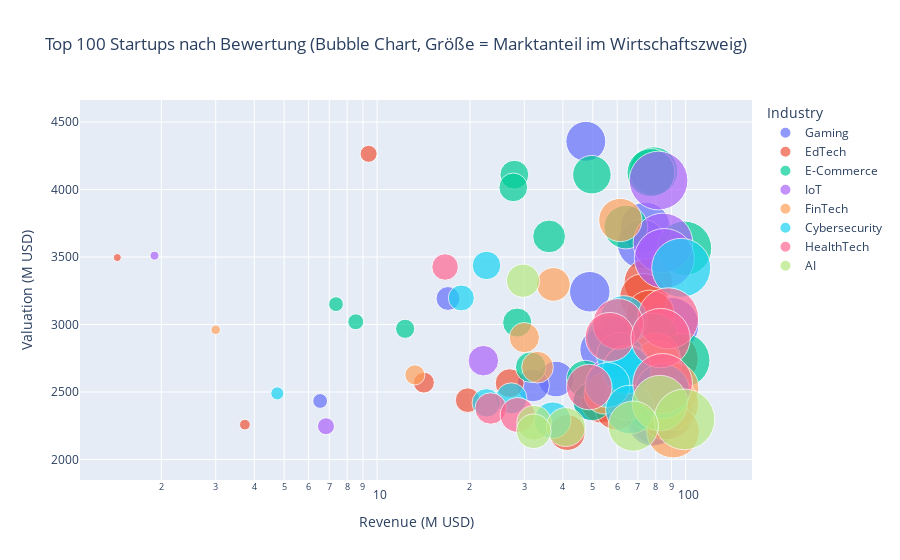

Notebook code cell kept with this figure:
### Code cell
eff_df["Industry Total Revenue"] = eff_df.groupby("Industry")["Revenue (M USD)"].transform("sum")
eff_df["Industry Market Share (%)"] = (eff_df["Revenue (M USD)"] / eff_df["Industry Total Revenue"]) * 100

# Top 30 nach Bewertung, nur mit Umsatz > 0
top100 = eff_df.nlargest(100, "Valuation (M USD)")
top100 = top100[top100["Revenue (M USD)"] > 0]

# Größen-Skalierung für Bubble-Chart
sizes = top30["Industry Market Share (%)"]
sizeref = 2.0 * sizes.max() / (60.0 ** 2)  # size_max=60

fig = px.scatter(
    top100,
    x="Revenue (M USD)",
    y="Valuation (M USD)",
    size="Industry Market Share (%)",  # Bubble-Größe = Marktanteil
    color="Industry",
    hover_name="Startup Name",
    hover_data={"Industry Market Share (%)": True, "Revenue (M USD)": True, "Valuation (M USD)": True},
    log_x=True,
    size_max=60,
    title="Top 100 Startups nach Bewertung (Bubble Chart, Größe = Marktanteil im Wirtschaftszweig)"
)
fig.update_traces(marker=dict(sizeref=sizeref, sizemin=4))
fig.show()

### Figure 1 — Plotly figure (JSON) as saved in the notebook; plotly's stock layout.template omitted (floating-point values rounded to 4 significant figures)
{"data": [{"customdata": [[1.488], [2.32], [2.262], [1.533], [0.532], [2.818], [1.997], [1.667], [2.274], [1.192], [1.004], [2.47], [1.576], [0.205], [2.513], [2.454]], "hovertemplate": "<b>%{hovertext}</b><br><br>Industry=Gaming<br>Revenue (M USD)=%{x}<br>Valuation (M USD)=%{y}<br>Industry Market Share (%)=%{customdata[0]}<extra></extra>", "hovertext": ["Startup_385", "Startup_251", "Startup_420", "Startup_342", "Startup_202", "Startup_283", "Startup_32", "Startup_499", "Startup_219", "Startup_289", "Startup_215", "Startup_118", "Startup_443", "Startup_325", "Startup_46", "Startup_68"], "legendgroup": "Gaming", "marker": {"color": "#636efa", "size": [1.488, 2.32, 2.262, 1.533, 0.532, 2.818, 1.997, 1.667, 2.274, 1.192, 1.004, 2.47, 1.576, 0.205, 2.513, 2.454], "sizemin": 4, "sizemode": "area", "sizeref": 0.001867, "symbol": "circle"}, "mode": "markers", "name": "Gaming", "orientation": "v", "showlegend": true, "type": "scatter", "x": [47.48, 73.99, 72.17, 48.89, 16.97, 89.89, 63.69, 53.16, 72.55, 38.01, 32.03, 78.79, 50.27, 6.54, 80.16, 78.28], "xaxis": "x", "y": [4357.0, 3721.0, 3597.0, 3243.0, 3193.0, 2997.0, 2885.0, 2815.0, 2661.0, 2596.0, 2549.0, 2484.0, 2433.0, 2433.0, 2303.0, 2288.0], "yaxis": "y"}, {"customdata": [[0.2722], [0.04175], [2.193], [2.117], [2.223], [2.613], [0.4111], [0.7795], [0.5699], [1.545], [1.729], [2.518], [0.1081], [1.198]], "hovertemplate": "<b>%{hovertext}</b><br><br>Industry=EdTech<br>Revenue (M USD)=%{x}<br>Valuation (M USD)=%{y}<br>Industry Market Share (%)=%{customdata[0]}<extra></extra>", "hovertext": ["Startup_226", "Startup_90", "Startup_2", "Startup_412", "Startup_47", "Startup_238", "Startup_146", "Startup_101", "Startup_193", "Startup_310", "Startup_496", "Startup_346", "Startup_93", "Startup_293"], "legendgroup": "EdTech", "marker": {"color": "#EF553B", "size": [0.2722, 0.04175, 2.193, 2.117, 2.223, 2.613, 0.4111, 0.7795, 0.5699, 1.545, 1.729, 2.518, 0.1081, 1.198], "sizemin": 4, "sizemode": "area", "sizeref": 0.001867, "symbol": "circle"}, "mode": "markers", "name": "EdTech", "orientation": "v", "showlegend": true, "type": "scatter", "x": [9.39, 1.44, 75.65, 73.01, 76.68, 90.14, 14.18, 26.89, 19.66, 53.31, 59.64, 86.87, 3.73, 41.33], "xaxis": "x", "y": [4265.0, 3496.0, 3311.0, 3201.0, 3074.0, 2744.0, 2569.0, 2565.0, 2439.0, 2420.0, 2379.0, 2338.0, 2258.0, 2199.0], "yaxis": "y"}, {"customdata": [[2.192], [2.151], [0.7758], [1.384], [0.7697], [1.783], [1.006], [2.761], [0.205], [0.2376], [0.7925], [0.3435], [2.193], [2.729], [1.829], [0.8766], [1.316], [1.387], [2.123]], "hovertemplate": "<b>%{hovertext}</b><br><br>Industry=E-Commerce<br>Revenue (M USD)=%{x}<br>Valuation (M USD)=%{y}<br>Industry Market Share (%)=%{customdata[0]}<extra></extra>", "hovertext": ["Startup_365", "Startup_109", "Startup_398", "Startup_52", "Startup_95", "Startup_361", "Startup_274", "Startup_452", "Startup_269", "Startup_457", "Startup_319", "Startup_218", "Startup_96", "Startup_61", "Startup_223", "Startup_240", "Startup_89", "Startup_159", "Startup_488"], "legendgroup": "E-Commerce", "marker": {"color": "#00cc96", "size": [2.192, 2.151, 0.7758, 1.384, 0.7697, 1.783, 1.006, 2.761, 0.205, 0.2376, 0.7925, 0.3435, 2.193, 2.729, 1.829, 0.8766, 1.316, 1.387, 2.123], "sizemin": 4, "sizemode": "area", "sizeref": 0.001867, "symbol": "circle"}, "mode": "markers", "name": "E-Commerce", "orientation": "v", "showlegend": true, "type": "scatter", "x": [78.7, 77.21, 27.85, 49.67, 27.63, 64.0, 36.1, 99.13, 7.36, 8.53, 28.45, 12.33, 78.73, 97.97, 65.65, 31.47, 47.26, 49.78, 76.21], "xaxis": "x", "y": [4137.0, 4126.0, 4110.0, 4110.0, 4016.0, 3722.0, 3653.0, 3565.0, 3151.0, 3020.0, 3014.0, 2968.0, 2906.0, 2735.0, 2686.0, 2684.0, 2596.0, 2431.0, 2393.0], "yaxis": "y"}, {"customdata": [[3.219], [3.326], [0.07486], [3.36], [0.8707], [2.266], [0.2691]], "hovertemplate": "<b>%{hovertext}</b><br><br>Industry=IoT<br>Revenue (M USD)=%{x}<br>Valuation (M USD)=%{y}<br>Industry Market Share (%)=%{customdata[0]}<extra></extra>", "hovertext": ["Startup_399", "Startup_391", "Startup_296", "Startup_70", "Startup_341", "Startup_404", "Startup_464"], "legendgroup": "IoT", "marker": {"color": "#ab63fa", "size": [3.219, 3.326, 0.07486, 3.36, 0.8707, 2.266, 0.2691], "sizemin": 4, "sizemode": "area", "sizeref": 0.001867, "symbol": "circle"}, "mode": "markers", "name": "IoT", "orientation": "v", "showlegend": true, "type": "scatter", "x": [81.69, 84.41, 1.9, 85.29, 22.1, 57.52, 6.83], "xaxis": "x", "y": [4067.0, 3604.0, 3510.0, 3489.0, 2732.0, 2573.0, 2246.0], "yaxis": "y"}, {"customdata": [[1.748], [1.061], [0.08539], [0.8542], [2.273], [2.295], [0.9424], [0.3774], [2.583], [1.553], [1.841], [2.577], [2.591]], "hovertemplate": "<b>%{hovertext}</b><br><br>Industry=FinTech<br>Revenue (M USD)=%{x}<br>Valuation (M USD)=%{y}<br>Industry Market Share (%)=%{customdata[0]}<extra></extra>", "hovertext": ["Startup_253", "Startup_180", "Startup_15", "Startup_49", "Startup_179", "Startup_257", "Startup_328", "Startup_363", "Startup_377", "Startup_135", "Startup_440", "Startup_250", "Startup_459"], "legendgroup": "FinTech", "marker": {"color": "#FFA15A", "size": [1.748, 1.061, 0.08539, 0.8542, 2.273, 2.295, 0.9424, 0.3774, 2.583, 1.553, 1.841, 2.577, 2.591], "sizemin": 4, "sizemode": "area", "sizeref": 0.001867, "symbol": "circle"}, "mode": "markers", "name": "FinTech", "orientation": "v", "showlegend": true, "type": "scatter", "x": [61.42, 37.26, 3.0, 30.01, 79.85, 80.64, 33.11, 13.26, 90.75, 54.56, 64.68, 90.55, 91.02], "xaxis": "x", "y": [3774.0, 3297.0, 2961.0, 2903.0, 2756.0, 2698.0, 2684.0, 2627.0, 2526.0, 2488.0, 2453.0, 2412.0, 2207.0], "yaxis": "y"}, {"customdata": [[0.7601], [3.249], [0.6297], [2.111], [1.901], [2.06], [2.171], [2.16], [1.875], [2.82], [0.1595], [0.9146], [0.7591], [2.217], [1.245]], "hovertemplate": "<b>%{hovertext}</b><br><br>Industry=Cybersecurity<br>Revenue (M USD)=%{x}<br>Valuation (M USD)=%{y}<br>Industry Market Share (%)=%{customdata[0]}<extra></extra>", "hovertext": ["Startup_71", "Startup_128", "Startup_186", "Startup_309", "Startup_60", "Startup_142", "Startup_439", "Startup_192", "Startup_173", "Startup_305", "Startup_104", "Startup_368", "Startup_85", "Startup_167", "Startup_480"], "legendgroup": "Cybersecurity", "marker": {"color": "#19d3f3", "size": [0.7601, 3.249, 0.6297, 2.111, 1.901, 2.06, 2.171, 2.16, 1.875, 2.82, 0.1595, 0.9146, 0.7591, 2.217, 1.245], "sizemin": 4, "sizemode": "area", "sizeref": 0.001867, "symbol": "circle"}, "mode": "markers", "name": "Cybersecurity", "orientation": "v", "showlegend": true, "type": "scatter", "x": [22.63, 96.74, 18.75, 62.86, 56.6, 61.33, 64.65, 64.3, 55.84, 83.96, 4.75, 27.23, 22.6, 66.0, 37.07], "xaxis": "x", "y": [3438.0, 3420.0, 3197.0, 3038.0, 2902.0, 2768.0, 2670.0, 2664.0, 2552.0, 2505.0, 2490.0, 2452.0, 2419.0, 2370.0, 2291.0], "yaxis": "y"}, {"customdata": [[0.6589], [3.481], [2.398], [2.252], [3.289], [3.34], [1.932], [0.9263], [1.132]], "hovertemplate": "<b>%{hovertext}</b><br><br>Industry=HealthTech<br>Revenue (M USD)=%{x}<br>Valuation (M USD)=%{y}<br>Industry Market Share (%)=%{customdata[0]}<extra></extra>", "hovertext": ["Startup_62", "Startup_327", "Startup_376", "Startup_318", "Startup_451", "Startup_500", "Startup_27", "Startup_280", "Startup_400"], "legendgroup": "HealthTech", "marker": {"color": "#FF6692", "size": [0.6589, 3.481, 2.398, 2.252, 3.289, 3.34, 1.932, 0.9263, 1.132], "sizemin": 4, "sizemode": "area", "sizeref": 0.001867, "symbol": "circle"}, "mode": "markers", "name": "HealthTech", "orientation": "v", "showlegend": true, "type": "scatter", "x": [16.61, 87.74, 60.45, 56.76, 82.92, 84.19, 48.71, 23.35, 28.53], "xaxis": "x", "y": [3426.0, 3046.0, 3004.0, 2907.0, 2899.0, 2563.0, 2537.0, 2378.0, 2330.0], "yaxis": "y"}, {"customdata": [[1.031], [2.862], [3.439], [1.12], [2.348], [1.419], [1.117]], "hovertemplate": "<b>%{hovertext}</b><br><br>Industry=AI<br>Revenue (M USD)=%{x}<br>Valuation (M USD)=%{y}<br>Industry Market Share (%)=%{customdata[0]}<extra></extra>", "hovertext": ["Startup_233", "Startup_320", "Startup_55", "Startup_31", "Startup_362", "Startup_277", "Startup_436"], "legendgroup": "AI", "marker": {"color": "#B6E880", "size": [1.031, 2.862, 3.439, 1.12, 2.348, 1.419, 1.117], "sizemin": 4, "sizemode": "area", "sizeref": 0.001867, "symbol": "circle"}, "mode": "markers", "name": "AI", "orientation": "v", "showlegend": true, "type": "scatter", "x": [29.72, 82.47, 99.11, 32.28, 67.67, 40.89, 32.18], "xaxis": "x", "y": [3325.0, 2418.0, 2297.0, 2272.0, 2247.0, 2240.0, 2209.0], "yaxis": "y"}], "layout": {"legend": {"itemsizing": "constant", "title": {"text": "Industry"}, "tracegroupgap": 0}, "title": {"text": "Top 100 Startups nach Bewertung (Bubble Chart, Größe = Marktanteil im Wirtschaftszweig)"}, "xaxis": {"anchor": "y", "domain": [0, 1], "title": {"text": "Revenue (M USD)"}, "type": "log"}, "yaxis": {"anchor": "x", "domain": [0, 1], "title": {"text": "Valuation (M USD)"}}}}
